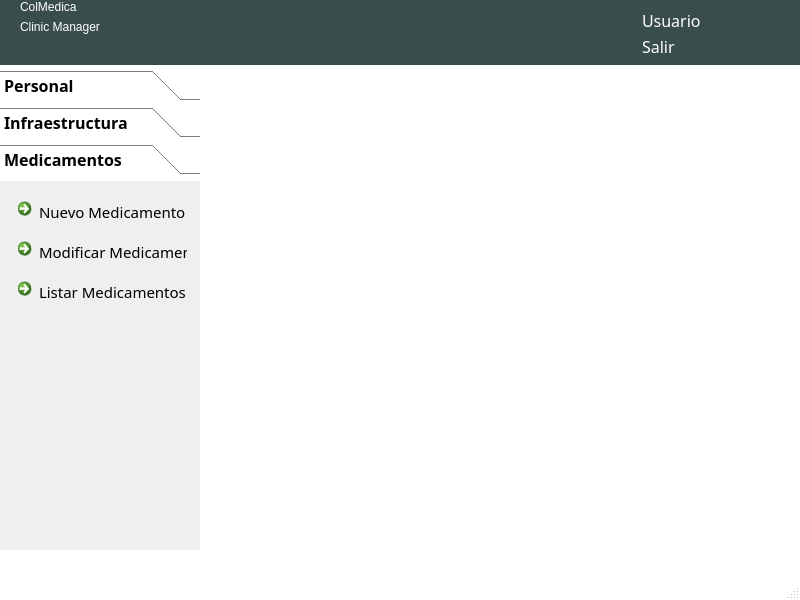
<?xml version="1.0" encoding="UTF-8"?>
<ui version="4.0">
 <class>mainWindowAdministrador</class>
 <widget class="QMainWindow" name="mainWindowAdministrador">
  <property name="geometry">
   <rect>
    <x>0</x>
    <y>0</y>
    <width>800</width>
    <height>600</height>
   </rect>
  </property>
  <property name="palette">
   <palette>
    <active>
     <colorrole role="Base">
      <brush brushstyle="SolidPattern">
       <color alpha="255">
        <red>255</red>
        <green>255</green>
        <blue>255</blue>
       </color>
      </brush>
     </colorrole>
     <colorrole role="Window">
      <brush brushstyle="SolidPattern">
       <color alpha="255">
        <red>255</red>
        <green>255</green>
        <blue>255</blue>
       </color>
      </brush>
     </colorrole>
    </active>
    <inactive>
     <colorrole role="Base">
      <brush brushstyle="SolidPattern">
       <color alpha="255">
        <red>255</red>
        <green>255</green>
        <blue>255</blue>
       </color>
      </brush>
     </colorrole>
     <colorrole role="Window">
      <brush brushstyle="SolidPattern">
       <color alpha="255">
        <red>255</red>
        <green>255</green>
        <blue>255</blue>
       </color>
      </brush>
     </colorrole>
    </inactive>
    <disabled>
     <colorrole role="Base">
      <brush brushstyle="SolidPattern">
       <color alpha="255">
        <red>255</red>
        <green>255</green>
        <blue>255</blue>
       </color>
      </brush>
     </colorrole>
     <colorrole role="Window">
      <brush brushstyle="SolidPattern">
       <color alpha="255">
        <red>255</red>
        <green>255</green>
        <blue>255</blue>
       </color>
      </brush>
     </colorrole>
    </disabled>
   </palette>
  </property>
  <property name="cursor">
   <cursorShape>PointingHandCursor</cursorShape>
  </property>
  <property name="contextMenuPolicy">
   <enum>Qt::NoContextMenu</enum>
  </property>
  <property name="windowTitle">
   <string>Administracion de Recursos</string>
  </property>
  <property name="autoFillBackground">
   <bool>true</bool>
  </property>
  <widget class="QWidget" name="widgetPrincipal">
   <widget class="QWidget" name="widgetCabecera" native="true">
    <property name="geometry">
     <rect>
      <x>0</x>
      <y>0</y>
      <width>800</width>
      <height>65</height>
     </rect>
    </property>
    <property name="palette">
     <palette>
      <active>
       <colorrole role="WindowText">
        <brush brushstyle="SolidPattern">
         <color alpha="255">
          <red>255</red>
          <green>255</green>
          <blue>255</blue>
         </color>
        </brush>
       </colorrole>
       <colorrole role="Base">
        <brush brushstyle="SolidPattern">
         <color alpha="255">
          <red>255</red>
          <green>255</green>
          <blue>255</blue>
         </color>
        </brush>
       </colorrole>
       <colorrole role="Window">
        <brush brushstyle="SolidPattern">
         <color alpha="255">
          <red>57</red>
          <green>77</green>
          <blue>76</blue>
         </color>
        </brush>
       </colorrole>
      </active>
      <inactive>
       <colorrole role="WindowText">
        <brush brushstyle="SolidPattern">
         <color alpha="255">
          <red>255</red>
          <green>255</green>
          <blue>255</blue>
         </color>
        </brush>
       </colorrole>
       <colorrole role="Base">
        <brush brushstyle="SolidPattern">
         <color alpha="255">
          <red>255</red>
          <green>255</green>
          <blue>255</blue>
         </color>
        </brush>
       </colorrole>
       <colorrole role="Window">
        <brush brushstyle="SolidPattern">
         <color alpha="255">
          <red>57</red>
          <green>77</green>
          <blue>76</blue>
         </color>
        </brush>
       </colorrole>
      </inactive>
      <disabled>
       <colorrole role="WindowText">
        <brush brushstyle="SolidPattern">
         <color alpha="255">
          <red>159</red>
          <green>158</green>
          <blue>158</blue>
         </color>
        </brush>
       </colorrole>
       <colorrole role="Base">
        <brush brushstyle="SolidPattern">
         <color alpha="255">
          <red>57</red>
          <green>77</green>
          <blue>76</blue>
         </color>
        </brush>
       </colorrole>
       <colorrole role="Window">
        <brush brushstyle="SolidPattern">
         <color alpha="255">
          <red>57</red>
          <green>77</green>
          <blue>76</blue>
         </color>
        </brush>
       </colorrole>
      </disabled>
     </palette>
    </property>
    <property name="autoFillBackground">
     <bool>true</bool>
    </property>
    <widget class="QWidget" name="widgetUsuario" native="true">
     <property name="geometry">
      <rect>
       <x>590</x>
       <y>10</y>
       <width>41</width>
       <height>41</height>
      </rect>
     </property>
     <property name="contextMenuPolicy">
      <enum>Qt::NoContextMenu</enum>
     </property>
     <property name="autoFillBackground">
      <bool>false</bool>
     </property>
     <property name="styleSheet">
      <string notr="true">image: url(:/iconos/Admin.png);</string>
     </property>
    </widget>
    <widget class="QWidget" name="layoutWidget">
     <property name="geometry">
      <rect>
       <x>642</x>
       <y>10</y>
       <width>131</width>
       <height>46</height>
      </rect>
     </property>
     <layout class="QFormLayout" name="formLayout">
      <item row="0" column="0" colspan="2">
       <widget class="QLabel" name="labelUsuario">
        <property name="font">
         <font>
          <family>Ubuntu Condensed</family>
          <pointsize>12</pointsize>
          <weight>50</weight>
          <italic>false</italic>
          <bold>false</bold>
         </font>
        </property>
        <property name="styleSheet">
         <string notr="true">color: rgb(255, 255, 255);
font: 12pt &quot;Ubuntu Condensed&quot;;</string>
        </property>
        <property name="text">
         <string>Usuario</string>
        </property>
       </widget>
      </item>
      <item row="1" column="0" colspan="2">
       <widget class="QLabel" name="labelSalir">
        <property name="font">
         <font>
          <family>Ubuntu Condensed</family>
          <pointsize>12</pointsize>
          <weight>50</weight>
          <italic>false</italic>
          <bold>false</bold>
         </font>
        </property>
        <property name="styleSheet">
         <string notr="true">color: rgb(255, 255, 255);
font: 12pt &quot;Ubuntu Condensed&quot;;</string>
        </property>
        <property name="text">
         <string>Salir</string>
        </property>
       </widget>
      </item>
     </layout>
    </widget>
    <widget class="QWidget" name="layoutWidget">
     <property name="geometry">
      <rect>
       <x>20</x>
       <y>0</y>
       <width>162</width>
       <height>71</height>
      </rect>
     </property>
     <layout class="QFormLayout" name="formLayout_2">
      <item row="0" column="0">
       <widget class="QLabel" name="labelColMedica">
        <property name="styleSheet">
         <string notr="true">font: 30pt &quot;Ubuntu Condensed&quot;;
color: rgb(255, 255, 255);</string>
        </property>
        <property name="text">
         <string>ColMedica</string>
        </property>
       </widget>
      </item>
      <item row="1" column="0">
       <widget class="QLabel" name="labelClinicManager">
        <property name="text">
         <string>Clinic Manager</string>
        </property>
       </widget>
      </item>
     </layout>
    </widget>
   </widget>
   <widget class="QToolBox" name="toolBoxHerramientas">
    <property name="geometry">
     <rect>
      <x>0</x>
      <y>70</y>
      <width>200</width>
      <height>480</height>
     </rect>
    </property>
    <property name="font">
     <font>
      <family>Ubuntu Condensed</family>
      <pointsize>12</pointsize>
      <weight>75</weight>
      <bold>true</bold>
     </font>
    </property>
    <property name="currentIndex">
     <number>2</number>
    </property>
    <widget class="QWidget" name="page">
     <property name="geometry">
      <rect>
       <x>0</x>
       <y>0</y>
       <width>200</width>
       <height>387</height>
      </rect>
     </property>
     <attribute name="label">
      <string>Personal</string>
     </attribute>
     <widget class="QCommandLinkButton" name="commandLinkButtonNuevoEmpleado">
      <property name="geometry">
       <rect>
        <x>10</x>
        <y>9</y>
        <width>181</width>
        <height>36</height>
       </rect>
      </property>
      <property name="font">
       <font>
        <pointsize>11</pointsize>
        <weight>50</weight>
        <bold>false</bold>
       </font>
      </property>
      <property name="text">
       <string>Nuevo Empleado</string>
      </property>
     </widget>
     <widget class="QCommandLinkButton" name="commandLinkButtonModificarEmpleado">
      <property name="geometry">
       <rect>
        <x>10</x>
        <y>51</y>
        <width>181</width>
        <height>36</height>
       </rect>
      </property>
      <property name="font">
       <font>
        <pointsize>11</pointsize>
        <weight>50</weight>
        <bold>false</bold>
       </font>
      </property>
      <property name="text">
       <string>Modificar Empleado</string>
      </property>
     </widget>
     <widget class="QCommandLinkButton" name="commandLinkButtonListarEmpleados">
      <property name="geometry">
       <rect>
        <x>10</x>
        <y>93</y>
        <width>181</width>
        <height>36</height>
       </rect>
      </property>
      <property name="font">
       <font>
        <pointsize>11</pointsize>
        <weight>50</weight>
        <bold>false</bold>
       </font>
      </property>
      <property name="text">
       <string>Listar Empleados</string>
      </property>
     </widget>
    </widget>
    <widget class="QWidget" name="page_2">
     <property name="geometry">
      <rect>
       <x>0</x>
       <y>0</y>
       <width>200</width>
       <height>387</height>
      </rect>
     </property>
     <attribute name="label">
      <string>Infraestructura</string>
     </attribute>
     <widget class="QLabel" name="labelAreas">
      <property name="geometry">
       <rect>
        <x>10</x>
        <y>10</y>
        <width>58</width>
        <height>15</height>
       </rect>
      </property>
      <property name="font">
       <font>
        <family>Ubuntu Condensed</family>
        <weight>75</weight>
        <bold>true</bold>
       </font>
      </property>
      <property name="text">
       <string>Areas</string>
      </property>
     </widget>
     <widget class="QLabel" name="labelCamas">
      <property name="geometry">
       <rect>
        <x>10</x>
        <y>160</y>
        <width>58</width>
        <height>15</height>
       </rect>
      </property>
      <property name="font">
       <font>
        <family>Ubuntu Condensed</family>
        <weight>75</weight>
        <bold>true</bold>
       </font>
      </property>
      <property name="text">
       <string>Camas</string>
      </property>
     </widget>
     <widget class="QCommandLinkButton" name="commandLinkButtonNuevaArea">
      <property name="geometry">
       <rect>
        <x>10</x>
        <y>30</y>
        <width>181</width>
        <height>31</height>
       </rect>
      </property>
      <property name="font">
       <font>
        <pointsize>11</pointsize>
        <weight>50</weight>
        <bold>false</bold>
       </font>
      </property>
      <property name="text">
       <string>Nueva Area</string>
      </property>
     </widget>
     <widget class="QCommandLinkButton" name="commandLinkButtonModificarArea">
      <property name="geometry">
       <rect>
        <x>10</x>
        <y>70</y>
        <width>181</width>
        <height>31</height>
       </rect>
      </property>
      <property name="font">
       <font>
        <pointsize>11</pointsize>
        <weight>50</weight>
        <bold>false</bold>
       </font>
      </property>
      <property name="text">
       <string>Modificar Area</string>
      </property>
     </widget>
     <widget class="QCommandLinkButton" name="commandLinkButtonListarAreas">
      <property name="geometry">
       <rect>
        <x>10</x>
        <y>110</y>
        <width>181</width>
        <height>31</height>
       </rect>
      </property>
      <property name="font">
       <font>
        <pointsize>11</pointsize>
        <weight>50</weight>
        <bold>false</bold>
       </font>
      </property>
      <property name="text">
       <string>Listar Areas</string>
      </property>
     </widget>
     <widget class="QCommandLinkButton" name="commandLinkButtonListarCamas">
      <property name="geometry">
       <rect>
        <x>10</x>
        <y>260</y>
        <width>181</width>
        <height>31</height>
       </rect>
      </property>
      <property name="font">
       <font>
        <pointsize>11</pointsize>
        <weight>50</weight>
        <bold>false</bold>
       </font>
      </property>
      <property name="text">
       <string>Listar Camas</string>
      </property>
     </widget>
     <widget class="QCommandLinkButton" name="commandLinkButtonNuevaCama">
      <property name="geometry">
       <rect>
        <x>10</x>
        <y>180</y>
        <width>181</width>
        <height>31</height>
       </rect>
      </property>
      <property name="font">
       <font>
        <pointsize>11</pointsize>
        <weight>50</weight>
        <bold>false</bold>
       </font>
      </property>
      <property name="text">
       <string>Nueva Cama</string>
      </property>
     </widget>
     <widget class="QCommandLinkButton" name="commandLinkButtonModificarCama">
      <property name="geometry">
       <rect>
        <x>10</x>
        <y>220</y>
        <width>181</width>
        <height>31</height>
       </rect>
      </property>
      <property name="font">
       <font>
        <pointsize>11</pointsize>
        <weight>50</weight>
        <bold>false</bold>
       </font>
      </property>
      <property name="text">
       <string>Modificar Cama</string>
      </property>
     </widget>
    </widget>
    <widget class="QWidget" name="page_3">
     <property name="geometry">
      <rect>
       <x>0</x>
       <y>0</y>
       <width>200</width>
       <height>387</height>
      </rect>
     </property>
     <attribute name="label">
      <string>Medicamentos</string>
     </attribute>
     <widget class="QCommandLinkButton" name="commandLinkButtonNuevoMedicamento">
      <property name="geometry">
       <rect>
        <x>10</x>
        <y>10</y>
        <width>181</width>
        <height>31</height>
       </rect>
      </property>
      <property name="font">
       <font>
        <pointsize>11</pointsize>
        <weight>50</weight>
        <bold>false</bold>
       </font>
      </property>
      <property name="text">
       <string>Nuevo Medicamento</string>
      </property>
     </widget>
     <widget class="QCommandLinkButton" name="commandLinkButtonModificarMedicamento">
      <property name="geometry">
       <rect>
        <x>10</x>
        <y>50</y>
        <width>181</width>
        <height>31</height>
       </rect>
      </property>
      <property name="font">
       <font>
        <pointsize>11</pointsize>
        <weight>50</weight>
        <bold>false</bold>
       </font>
      </property>
      <property name="text">
       <string>Modificar Medicamento</string>
      </property>
     </widget>
     <widget class="QCommandLinkButton" name="commandLinkButtonListarMedicamentos">
      <property name="geometry">
       <rect>
        <x>10</x>
        <y>90</y>
        <width>181</width>
        <height>31</height>
       </rect>
      </property>
      <property name="font">
       <font>
        <pointsize>11</pointsize>
        <weight>50</weight>
        <bold>false</bold>
       </font>
      </property>
      <property name="text">
       <string>Listar Medicamentos</string>
      </property>
     </widget>
    </widget>
   </widget>
   <widget class="QWidget" name="widgetCuerpo" native="true">
    <property name="geometry">
     <rect>
      <x>210</x>
      <y>70</y>
      <width>581</width>
      <height>481</height>
     </rect>
    </property>
   </widget>
  </widget>
  <widget class="QStatusBar" name="statusbar"/>
  <action name="actionNuevo_empleado">
   <property name="text">
    <string>Nuevo empleado</string>
   </property>
  </action>
  <action name="actionListado_Empleados">
   <property name="text">
    <string>Modificar empleado</string>
   </property>
  </action>
  <action name="actionNueva_area">
   <property name="text">
    <string>Nueva area</string>
   </property>
  </action>
  <action name="actionListar_areas">
   <property name="text">
    <string>Listar areas</string>
   </property>
  </action>
  <action name="actionNueva_cama">
   <property name="text">
    <string>Nueva cama</string>
   </property>
  </action>
  <action name="actionListar_camas">
   <property name="text">
    <string>Listar camas</string>
   </property>
  </action>
  <action name="actionNuevo_medicamento">
   <property name="text">
    <string>Nuevo medicamento</string>
   </property>
  </action>
  <action name="actionModificar_medicamento">
   <property name="text">
    <string>Modificar medicamento</string>
   </property>
  </action>
 </widget>
 <resources>
  <include location="iconos/iconos_rc.qrc"/>
 </resources>
 <connections/>
</ui>
